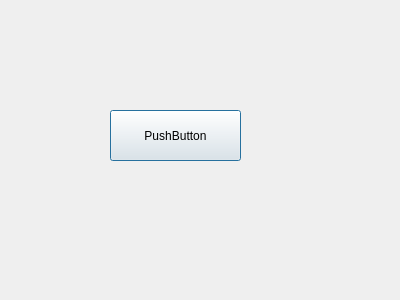
<?xml version="1.0" encoding="UTF-8"?>
<ui version="4.0">
 <class>SecDialog</class>
 <widget class="QDialog" name="SecDialog">
  <property name="geometry">
   <rect>
    <x>0</x>
    <y>0</y>
    <width>400</width>
    <height>300</height>
   </rect>
  </property>
  <property name="windowTitle">
   <string>Dialog</string>
  </property>
  <widget class="QPushButton" name="pushButton">
   <property name="geometry">
    <rect>
     <x>110</x>
     <y>110</y>
     <width>131</width>
     <height>51</height>
    </rect>
   </property>
   <property name="text">
    <string>PushButton</string>
   </property>
  </widget>
 </widget>
 <resources/>
 <connections/>
</ui>
